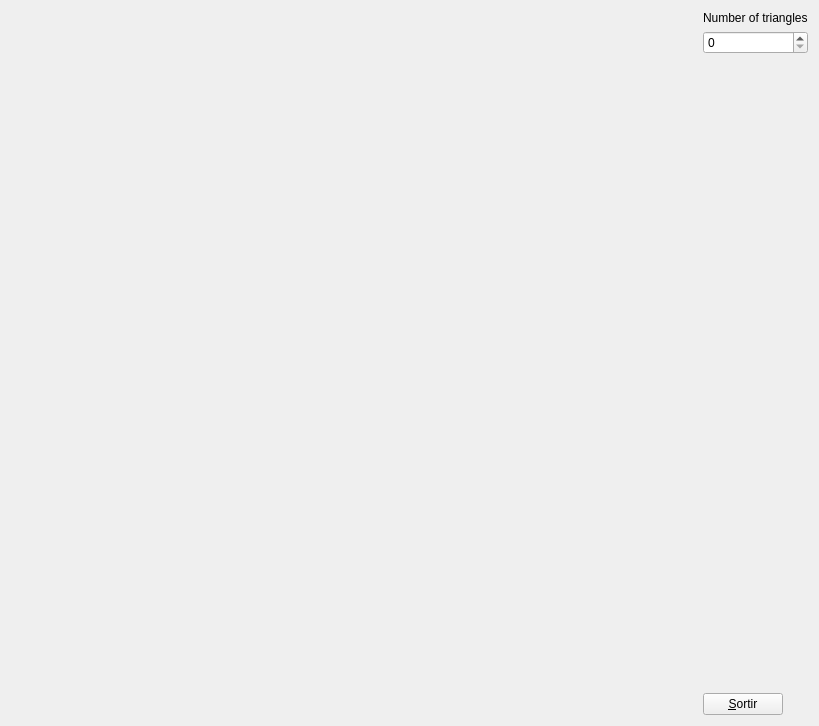
<?xml version="1.0" encoding="UTF-8"?>
<ui version="4.0">
 <class>MyForm</class>
 <widget class="QWidget" name="MyForm">
  <property name="geometry">
   <rect>
    <x>0</x>
    <y>0</y>
    <width>819</width>
    <height>726</height>
   </rect>
  </property>
  <property name="windowTitle">
   <string>Form</string>
  </property>
  <layout class="QHBoxLayout" name="horizontalLayout">
   <item>
    <widget class="MyGLWidget" name="widget" native="true">
     <property name="sizePolicy">
      <sizepolicy hsizetype="Expanding" vsizetype="Expanding">
       <horstretch>0</horstretch>
       <verstretch>0</verstretch>
      </sizepolicy>
     </property>
    </widget>
   </item>
   <item>
    <layout class="QVBoxLayout" name="verticalLayout">
     <item>
      <widget class="QLabel" name="label">
       <property name="text">
        <string>Number of triangles</string>
       </property>
      </widget>
     </item>
     <item>
      <widget class="QSpinBox" name="spinBox"/>
     </item>
     <item>
      <spacer name="verticalSpacer">
       <property name="orientation">
        <enum>Qt::Vertical</enum>
       </property>
       <property name="sizeHint" stdset="0">
        <size>
         <width>20</width>
         <height>40</height>
        </size>
       </property>
      </spacer>
     </item>
     <item>
      <widget class="QPushButton" name="pushButton">
       <property name="sizePolicy">
        <sizepolicy hsizetype="Fixed" vsizetype="Fixed">
         <horstretch>0</horstretch>
         <verstretch>0</verstretch>
        </sizepolicy>
       </property>
       <property name="text">
        <string>&amp;Sortir</string>
       </property>
      </widget>
     </item>
    </layout>
   </item>
  </layout>
 </widget>
 <customwidgets>
  <customwidget>
   <class>MyGLWidget</class>
   <extends>QWidget</extends>
   <header>MyGLWidget.h</header>
   <container>1</container>
  </customwidget>
 </customwidgets>
 <resources/>
 <connections>
  <connection>
   <sender>pushButton</sender>
   <signal>clicked()</signal>
   <receiver>MyForm</receiver>
   <slot>close()</slot>
   <hints>
    <hint type="sourcelabel">
     <x>762</x>
     <y>718</y>
    </hint>
    <hint type="destinationlabel">
     <x>839</x>
     <y>529</y>
    </hint>
   </hints>
  </connection>
  <connection>
   <sender>spinBox</sender>
   <signal>valueChanged(int)</signal>
   <receiver>widget</receiver>
   <slot>repaint()</slot>
   <hints>
    <hint type="sourcelabel">
     <x>739</x>
     <y>55</y>
    </hint>
    <hint type="destinationlabel">
     <x>585</x>
     <y>66</y>
    </hint>
   </hints>
  </connection>
 </connections>
</ui>
